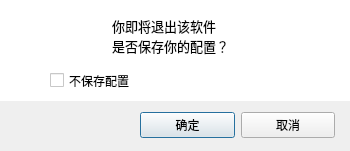
<?xml version="1.0" encoding="UTF-8"?>
<ui version="4.0">
 <class>QuitMsg</class>
 <widget class="QDialog" name="QuitMsg">
  <property name="geometry">
   <rect>
    <x>0</x>
    <y>0</y>
    <width>350</width>
    <height>151</height>
   </rect>
  </property>
  <property name="windowTitle">
   <string>Dialog</string>
  </property>
  <widget class="QWidget" name="widget" native="true">
   <property name="geometry">
    <rect>
     <x>0</x>
     <y>100</y>
     <width>371</width>
     <height>51</height>
    </rect>
   </property>
   <property name="styleSheet">
    <string notr="true"/>
   </property>
   <widget class="QWidget" name="layoutWidget">
    <property name="geometry">
     <rect>
      <x>140</x>
      <y>10</y>
      <width>195</width>
      <height>30</height>
     </rect>
    </property>
    <layout class="QHBoxLayout" name="horizontalLayout">
     <item>
      <widget class="QPushButton" name="btn_accept">
       <property name="font">
        <font>
         <family>等线</family>
        </font>
       </property>
       <property name="text">
        <string>确定</string>
       </property>
      </widget>
     </item>
     <item>
      <widget class="QPushButton" name="btn_reject">
       <property name="font">
        <font>
         <family>等线</family>
        </font>
       </property>
       <property name="text">
        <string>取消</string>
       </property>
      </widget>
     </item>
    </layout>
   </widget>
  </widget>
  <widget class="QWidget" name="widget_2" native="true">
   <property name="geometry">
    <rect>
     <x>0</x>
     <y>0</y>
     <width>371</width>
     <height>101</height>
    </rect>
   </property>
   <property name="styleSheet">
    <string notr="true">background-color: rgb(255, 255, 255);</string>
   </property>
   <widget class="QWidget" name="horizontalLayoutWidget">
    <property name="geometry">
     <rect>
      <x>0</x>
      <y>0</y>
      <width>351</width>
      <height>71</height>
     </rect>
    </property>
    <layout class="QHBoxLayout" name="horizontalLayout_3">
     <item>
      <layout class="QHBoxLayout" name="horizontalLayout_2">
       <item>
        <spacer name="horizontalSpacer_2">
         <property name="orientation">
          <enum>Qt::Horizontal</enum>
         </property>
         <property name="sizeHint" stdset="0">
          <size>
           <width>40</width>
           <height>20</height>
          </size>
         </property>
        </spacer>
       </item>
       <item>
        <widget class="QLabel" name="label_2">
         <property name="maximumSize">
          <size>
           <width>50</width>
           <height>50</height>
          </size>
         </property>
         <property name="text">
          <string/>
         </property>
         <property name="pixmap">
          <pixmap resource="../resource/image.qrc">:/icon/question.png</pixmap>
         </property>
         <property name="scaledContents">
          <bool>true</bool>
         </property>
        </widget>
       </item>
       <item>
        <spacer name="horizontalSpacer">
         <property name="orientation">
          <enum>Qt::Horizontal</enum>
         </property>
         <property name="sizeHint" stdset="0">
          <size>
           <width>20</width>
           <height>20</height>
          </size>
         </property>
        </spacer>
       </item>
       <item>
        <widget class="QLabel" name="txt_content">
         <property name="minimumSize">
          <size>
           <width>190</width>
           <height>0</height>
          </size>
         </property>
         <property name="maximumSize">
          <size>
           <width>190</width>
           <height>16777215</height>
          </size>
         </property>
         <property name="font">
          <font>
           <family>等线</family>
           <pointsize>10</pointsize>
          </font>
         </property>
         <property name="text">
          <string>你即将退出该软件
是否保存你的配置？</string>
         </property>
         <property name="alignment">
          <set>Qt::AlignLeading|Qt::AlignLeft|Qt::AlignVCenter</set>
         </property>
        </widget>
       </item>
       <item>
        <spacer name="horizontalSpacer_3">
         <property name="orientation">
          <enum>Qt::Horizontal</enum>
         </property>
         <property name="sizeHint" stdset="0">
          <size>
           <width>40</width>
           <height>20</height>
          </size>
         </property>
        </spacer>
       </item>
      </layout>
     </item>
    </layout>
   </widget>
   <widget class="QCheckBox" name="chk_save_conf">
    <property name="geometry">
     <rect>
      <x>50</x>
      <y>70</y>
      <width>121</width>
      <height>21</height>
     </rect>
    </property>
    <property name="font">
     <font>
      <family>等线</family>
     </font>
    </property>
    <property name="text">
     <string>不保存配置</string>
    </property>
   </widget>
  </widget>
 </widget>
 <resources>
  <include location="../resource/image.qrc"/>
 </resources>
 <connections>
  <connection>
   <sender>btn_accept</sender>
   <signal>clicked()</signal>
   <receiver>QuitMsg</receiver>
   <slot>accept()</slot>
   <hints>
    <hint type="sourcelabel">
     <x>210</x>
     <y>138</y>
    </hint>
    <hint type="destinationlabel">
     <x>99</x>
     <y>106</y>
    </hint>
   </hints>
  </connection>
  <connection>
   <sender>btn_reject</sender>
   <signal>clicked()</signal>
   <receiver>QuitMsg</receiver>
   <slot>reject()</slot>
   <hints>
    <hint type="sourcelabel">
     <x>296</x>
     <y>128</y>
    </hint>
    <hint type="destinationlabel">
     <x>332</x>
     <y>137</y>
    </hint>
   </hints>
  </connection>
 </connections>
</ui>
